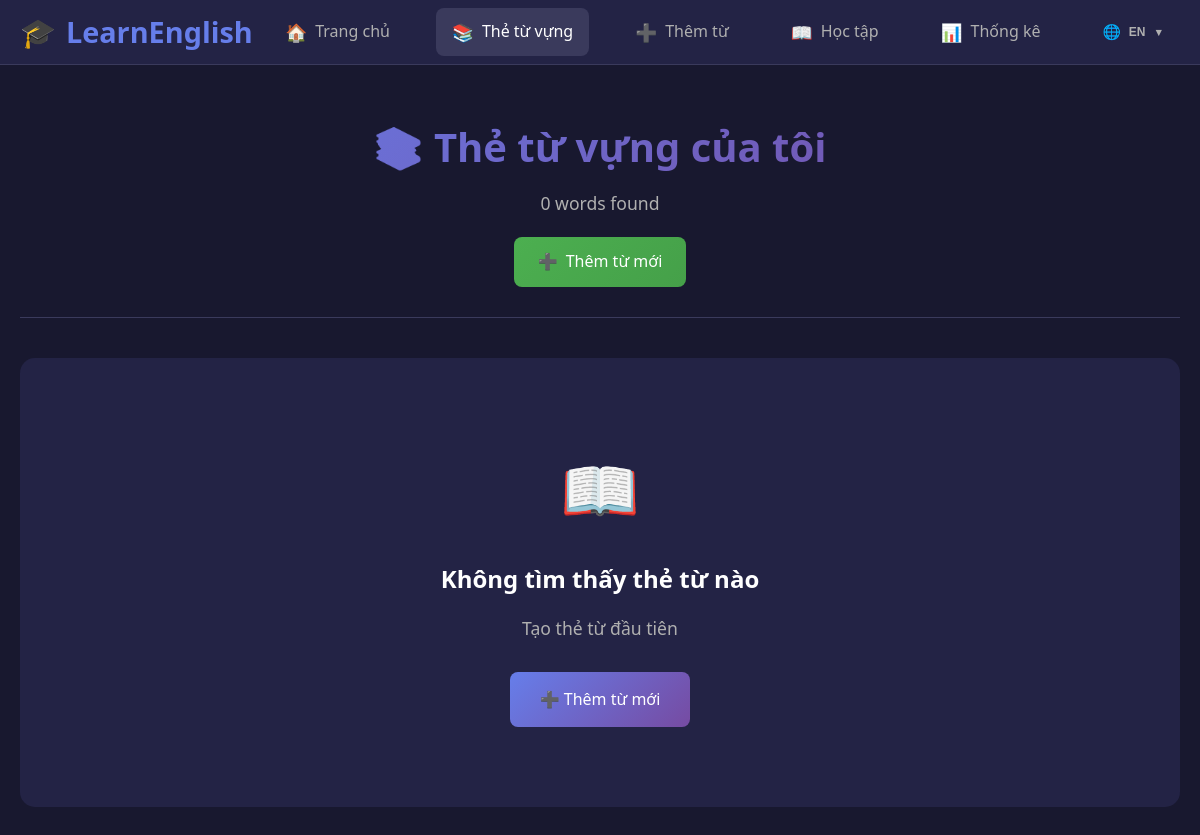
The app's page /flashcards/, older data.
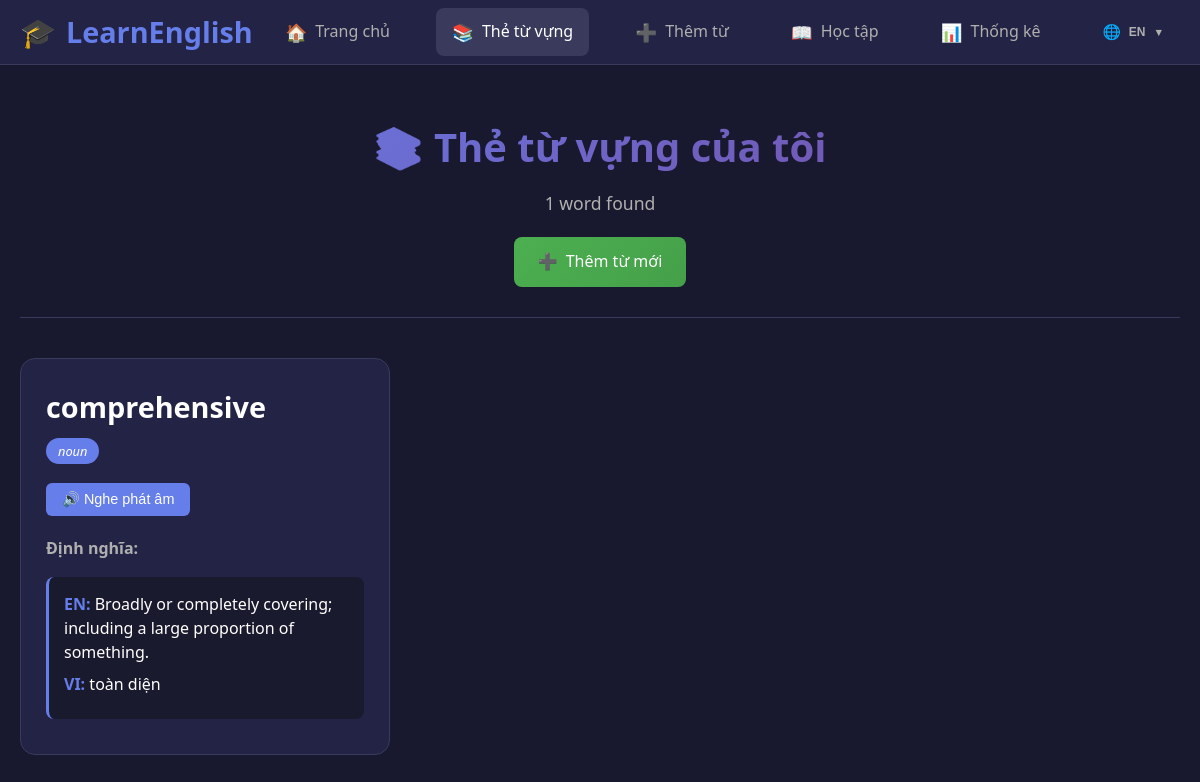
The same page, newer data.
### vocabulary/models.py (models this page shows, shortened)
class Flashcard(models.Model):
    word = models.CharField(max_length=255, unique=True)
    part_of_speech = models.CharField(max_length=50, blank=True, null=True)
    audio_url = models.URLField(max_length=500, blank=True, null=True)
    image = models.ImageField(upload_to='flashcard_images/', blank=True, null=True)
    related_image_url = models.URLField(max_length=500, blank=True, null=True, help_text="Auto-fetched related image URL")
    general_synonyms = models.TextField(blank=True, null=True, help_text="Comma-separated list of general synonyms")
    general_antonyms = models.TextField(blank=True, null=True, help_text="Comma-separated list of general antonyms")
    created_at = models.DateTimeField(auto_now_add=True)
    class Meta:
        ordering = ['word']

class Definition(models.Model):
    flashcard = models.ForeignKey(Flashcard, related_name='definitions', on_delete=models.CASCADE)
    english_definition = models.TextField()
    vietnamese_definition = models.TextField()
    definition_synonyms = models.TextField(blank=True, null=True, help_text="Comma-separated list of synonyms for this definition")
    definition_antonyms = models.TextField(blank=True, null=True, help_text="Comma-separated list of antonyms for this definition")

### vocabulary/views.py (the view)
# urls.py: path('flashcards/', views.flashcard_list, name='flashcard_list'),
def flashcard_list(request):
    flashcards = Flashcard.objects.all().order_by('-created_at')
    flashcard_defs = []
    for card in flashcards:
        definitions = card.definitions.all()
        flashcard_defs.append((card, definitions))
    return render(request, 'vocabulary/flashcard_list.html', {'flashcard_defs': flashcard_defs})

### vocabulary/templates/vocabulary/flashcard_list.html (shortened to what this page needs)
{% extends "base.html" %} {% load static %} {% load i18n %} {% block title %}{%trans "My Flashcards" %} - {% trans "Learn English" %}{% endblock %} {% block content %} {% csrf_token %}
<div class="flashcard-list-page">
  <div class="page-header">
    <h1>📚 {% trans "My Flashcards" %}</h1>
    <p>
    </p>
    <div class="header-actions">
      <a href="{% url 'add_flashcard' %}" class="btn-add">
        <span>➕</span>
        {% trans "Add New Words" %}
      </a>
    </div>
  </div>
  {% if flashcard_defs %}
  <div class="flashcards-grid">
    {% for card, definitions in flashcard_defs %}
    <div class="flashcard-card" data-id="{{ card.id }}">
      <div class="card-header">
        <h3 class="card-word">{{ card.word }}</h3>
        {% if card.part_of_speech %}
        <span class="card-pos">{{ card.part_of_speech }}</span>
        {% endif %}
      </div>
      <div class="card-content">
        <div class="audio-section">
          {% if card.audio_url %}
          <button
            class="play-audio"
            data-audio="{{ card.audio_url }}"
            title="Nghe phát âm"
          >
            🔊 Nghe phát âm
          </button>
          {% else %}
          <span class="no-audio">🔇 Không có audio</span>
          {% endif %}
        </div>
        <div class="definitions">
          <h4>Định nghĩa:</h4>
          {% for definition in definitions %}
          <div class="definition-item">
            <div class="def-en">
              <strong>EN:</strong> {{ definition.english_definition }}
            </div>
            {% if definition.vietnamese_definition %}
            <div class="def-vi">
              <strong>VI:</strong> {{ definition.vietnamese_definition }}
            </div>
            {% endif %}
          </div>
          {% endfor %}
        </div>
      </div>
    </div>
    {% endfor %}
  </div>
  {% else %}
  <div class="empty-state">
    <div class="empty-icon">📖</div>
    <h2>{% trans "No flashcards found" %}</h2>
    <p>{% trans "Create your first flashcard" %}</p>
    <a href="{% url 'add_flashcard' %}" class="btn-primary">
      ➕ {% trans "Add New Words" %}
    </a>
  </div>
  {% endif %}
</div>
{% endblock %}

Row changes from the older to the newer data that the page shows:
added Flashcard: word "comprehensive", part_of_speech "noun"
added Definition: english_definition "Broadly or completely covering; including a large proportion of something.", vietnamese_definition "toàn diện"
Text that changed along with them:
text no longer shown: "0 words found 📖 Không tìm thấy thẻ từ nào Tạo thẻ từ đầu tiên ➕ Thêm từ mới"
text now shown: "1 word found"
